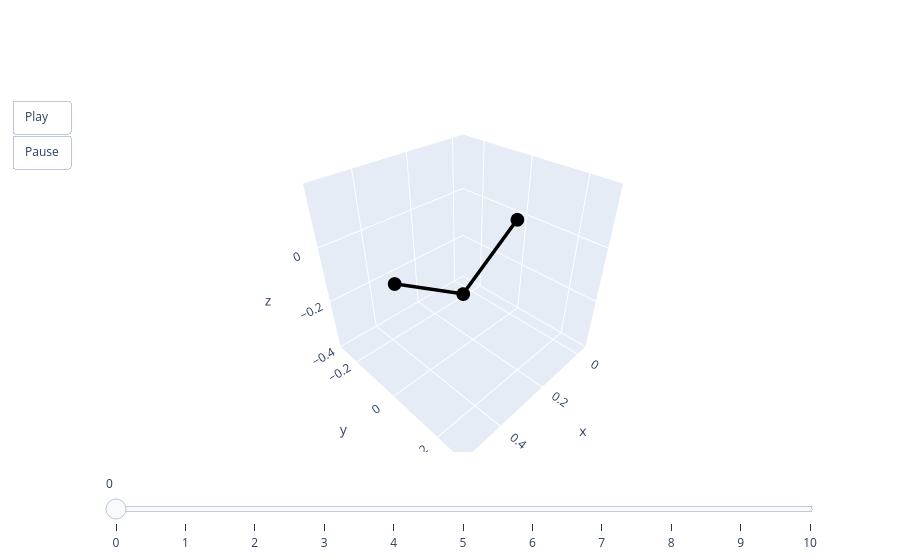

Here is the notebook cell this chart was saved with:
### Code cell
base, aux, _ = get_base_rod()
rods = base.with_bc(valid.bc)
pred = rods.solve(final_model, lambdas, aux, max_dlambda=5e-3, iters=5, ls_steps=10)[0]
animate(pred)

### Figure 1 — Plotly figure (JSON) as saved in the notebook; plotly's stock layout.template omitted (floating-point values rounded to 4 significant figures)
{"data": [{"line": {"color": "black", "width": 7}, "mode": "lines+markers", "type": "scatter3d", "x": [0, 0.2497, 0.5], "y": [0, 5.487e-06, 0], "z": [0, -0.1695, 0]}], "layout": {"scene": {"aspectmode": "cube", "xaxis": {"autorange": false, "range": [-0.05, 0.55]}, "yaxis": {"autorange": false, "range": [-0.3, 0.3]}, "zaxis": {"autorange": false, "range": [-0.4003, 0.1997]}}, "sliders": [{"steps": [{"args": [["0"], {"frame": {"duration": 0, "redraw": true}, "mode": "immediate"}], "label": "0", "method": "animate"}, {"args": [["1"], {"frame": {"duration": 0, "redraw": true}, "mode": "immediate"}], "label": "1", "method": "animate"}, {"args": [["2"], {"frame": {"duration": 0, "redraw": true}, "mode": "immediate"}], "label": "2", "method": "animate"}, {"args": [["3"], {"frame": {"duration": 0, "redraw": true}, "mode": "immediate"}], "label": "3", "method": "animate"}, {"args": [["4"], {"frame": {"duration": 0, "redraw": true}, "mode": "immediate"}], "label": "4", "method": "animate"}, {"args": [["5"], {"frame": {"duration": 0, "redraw": true}, "mode": "immediate"}], "label": "5", "method": "animate"}, {"args": [["6"], {"frame": {"duration": 0, "redraw": true}, "mode": "immediate"}], "label": "6", "method": "animate"}, {"args": [["7"], {"frame": {"duration": 0, "redraw": true}, "mode": "immediate"}], "label": "7", "method": "animate"}, {"args": [["8"], {"frame": {"duration": 0, "redraw": true}, "mode": "immediate"}], "label": "8", "method": "animate"}, {"args": [["9"], {"frame": {"duration": 0, "redraw": true}, "mode": "immediate"}], "label": "9", "method": "animate"}, {"args": [["10"], {"frame": {"duration": 0, "redraw": true}, "mode": "immediate"}], "label": "10", "method": "animate"}]}], "updatemenus": [{"buttons": [{"args": [null, {"frame": {"duration": 50, "redraw": true}, "fromcurrent": true}], "label": "Play", "method": "animate"}, {"args": [[null], {"frame": {"duration": 0, "redraw": true}, "mode": "immediate"}], "label": "Pause", "method": "animate"}], "showactive": false, "type": "buttons"}]}}
